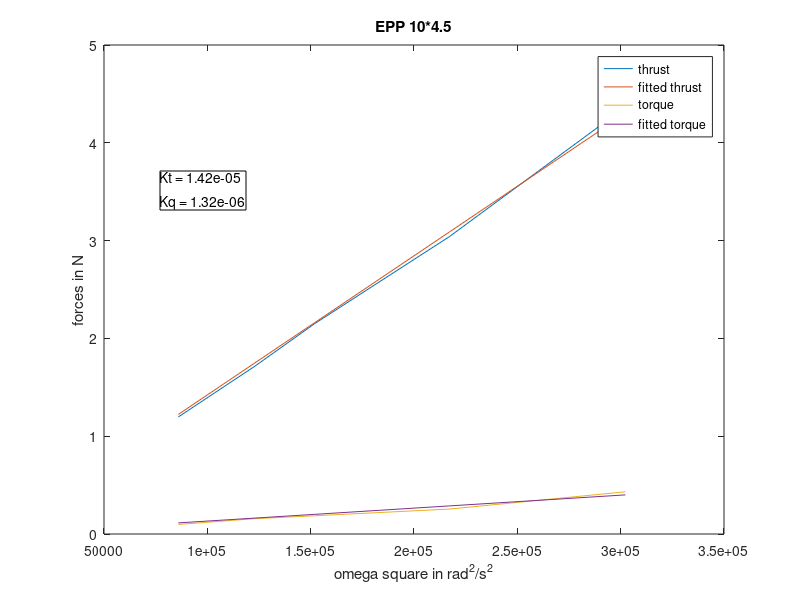

This figure's MATLAB source: (Note: this script raises an error after producing the figure.)
%
% plot a serie of measures realised with the black 10*4.5 prop
%

function [] = plot_prop()

    rpm =      [ 2800 3350 3720 4450 5250 ];
    thrust_g = [  122  175  219  310  445 ];
    torque_g = [   10   16   19   26   44 ];

    omega = rpm / 60 * 2 * pi;
    omega_square = omega.^2;

    thrust_n = thrust_g .* ( 9.81 / 1000 ); 
    torque_n = torque_g .* ( 9.81 / 1000 ); 

    K = fminsearch(@lin_model, [1, 1]);
    Kt = K(1)
    Kq = K(2)

    plot(omega_square, thrust_n, ...
         omega_square, Kt * omega_square, ...
         omega_square, torque_n, ...
         omega_square, Kq * omega_square )
     
    title('EPP 10*4.5');
    legend('thrust', 'fitted thrust', 'torque', 'fitted torque');
    xlabel('omega square in rad^2/s^2');
    ylabel('forces in N');
    tb = annotation('textbox', [0.2 0.65 0.1 0.1]);
    set(tb, 'String', ...
        [sprintf('Kt = %.2e\n\n', Kt) ...
         sprintf('Kq = %.2e', Kq)], ... 
        'FitHeightToText', 'on' );
    
    function [sse] = lin_model(params)
        Kt = params(1);
        Kq = params(2);
        fitted_thrust = Kt * omega_square;        
        fitted_torque = Kq * omega_square;
        err_t = fitted_thrust - thrust_n;
        err_q = fitted_torque - torque_n;
        sse = sum(err_t .^ 2) + sum(err_q .^ 2);
    end

end